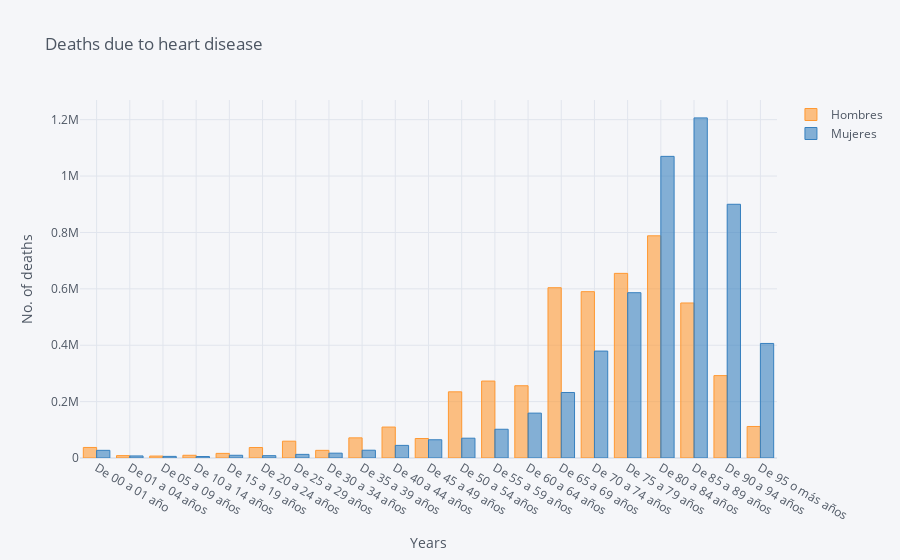

The notebook cell this image was saved under:
### Markdown cell above
The graph with the data obtained can be seen below:

### Code cell
dataset_rangos_edad_pivot_sort.iplot(kind='bar',
                   x='Edad',
                   y=['Hombres', 'Mujeres'],
                   title='Deaths due to heart disease',
                   yTitle='No. of deaths',
                   xTitle='Years')

### Figure 1 — Plotly figure (JSON) as saved in the notebook; plotly's stock layout.template omitted (floating-point values rounded to 4 significant figures)
{"data": [{"marker": {"color": "rgba(255, 153, 51, 0.6)", "line": {"color": "rgba(255, 153, 51, 1.0)", "width": 1}}, "name": "Hombres", "orientation": "v", "text": "", "type": "bar", "x": ["De 00 a 01 año", "De 01 a 04 años", "De 05 a 09 años", "De 10 a 14 años  ", "De 15 a 19 años  ", "De 20 a 24 años", "De 25 a 29 años", "De 30 a 34 años", "De 35 a 39 años", "De 40 a 44 años", "De 45 a 49 años", "De 50 a 54 años", "De 55 a 59 años", "De 60 a 64 años", "De 65 a 69 años", "De 70 a 74 años  ", "De 75 a 79 años  ", "De 80 a 84 años  ", "De 85 a 89 años  ", "De 90 a 94 años  ", "De 95 o más años"], "y": [37394, 8456, 6899, 9668, 16381, 37193, 59640, 27122, 71451, 109738, 69160, 234654, 272929, 256297, 604051, 589940, 654811, 788041, 549808, 292214, 111834]}, {"marker": {"color": "rgba(55, 128, 191, 0.6)", "line": {"color": "rgba(55, 128, 191, 1.0)", "width": 1}}, "name": "Mujeres", "orientation": "v", "text": "", "type": "bar", "x": ["De 00 a 01 año", "De 01 a 04 años", "De 05 a 09 años", "De 10 a 14 años  ", "De 15 a 19 años  ", "De 20 a 24 años", "De 25 a 29 años", "De 30 a 34 años", "De 35 a 39 años", "De 40 a 44 años", "De 45 a 49 años", "De 50 a 54 años", "De 55 a 59 años", "De 60 a 64 años", "De 65 a 69 años", "De 70 a 74 años  ", "De 75 a 79 años  ", "De 80 a 84 años  ", "De 85 a 89 años  ", "De 90 a 94 años  ", "De 95 o más años"], "y": [27216, 7270, 5713, 5200, 9687, 8287, 12859, 17128, 27639, 44758, 64715, 70224, 101914, 159171, 232356, 379254, 586282, 1069777, 1206223, 899898, 406282]}], "layout": {"legend": {"bgcolor": "#F5F6F9", "font": {"color": "#4D5663"}}, "paper_bgcolor": "#F5F6F9", "plot_bgcolor": "#F5F6F9", "title": {"font": {"color": "#4D5663"}, "text": "Deaths due to heart disease"}, "xaxis": {"gridcolor": "#E1E5ED", "showgrid": true, "tickfont": {"color": "#4D5663"}, "title": {"font": {"color": "#4D5663"}, "text": "Years"}, "zerolinecolor": "#E1E5ED"}, "yaxis": {"gridcolor": "#E1E5ED", "showgrid": true, "tickfont": {"color": "#4D5663"}, "title": {"font": {"color": "#4D5663"}, "text": "No. of deaths"}, "zerolinecolor": "#E1E5ED"}}}
